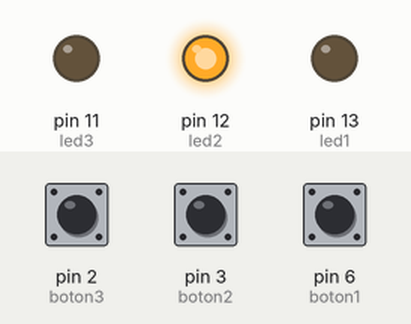
Simulated run of this sketch. Board: Arduino Uno, built with avr-gcc and run on an emulated ATmega328P. On the bench: output pins drawn as LEDs (lit = HIGH). Inputs (shaded band) come from the test bench; at power-on: pin 3 (boton2) HIGH, pin 2 (boton3) HIGH, pin 6 (boton1) HIGH. Random numbers use the default seed unless the sketch sets one.

Above: at 1.2 s.
1.3 s: pin 3 (boton2) pulled LOW for 0.15 s
At 2.3 s:
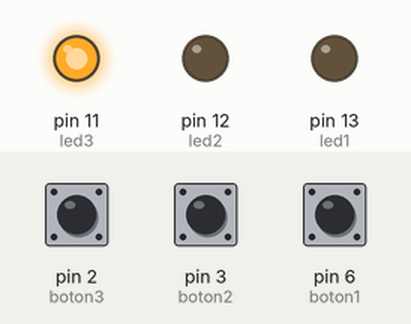
3.0 s: pin 2 (boton3) pulled LOW for 0.15 s
At 3.1 s:
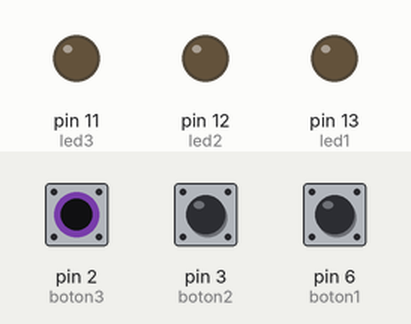
4.7 s: pin 3 (boton2) pulled LOW for 1 s
At 6.0 s:
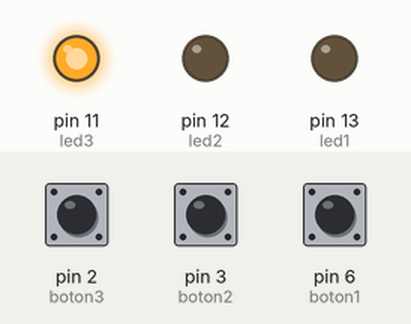
7.2 s: pin 2 (boton3) pulled LOW for 1 s
At 7.9 s:
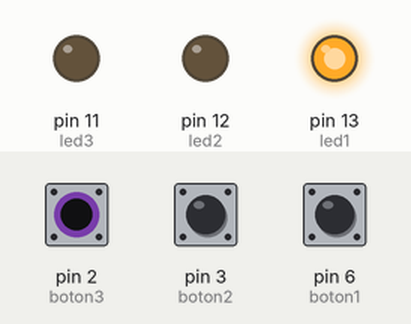
Timing chart, 0 to 10.2 s (numbered marks = the images above; inputs shaded):
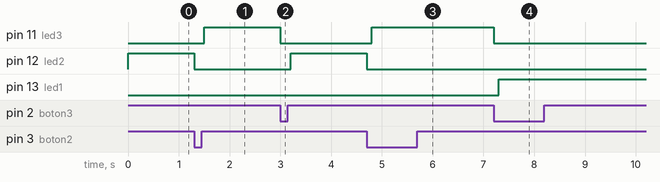

The sketch:

ledsybotones_prueba.ino
```cpp
int led1=13;
int led2=12;
int led3=11;
int boton1=6;
int boton2=3;
int boton3=2;
int lednow=random(1,4);


void setup()
{
  pinMode(led1, OUTPUT);
  pinMode(led2, OUTPUT);
  pinMode(led3, OUTPUT);
  pinMode(boton1, INPUT_PULLUP);
  pinMode(boton2, INPUT_PULLUP);
  pinMode(boton3, INPUT_PULLUP);
}

void loop()
{
  if(lednow==1)
  {
    digitalWrite(led1,HIGH);
    if (digitalRead(boton1)==LOW)
    {
      digitalWrite(led1,LOW);
      lednow=random(1,4);
      delay(100);
    }

  }
  else if(lednow==2)
  {
    digitalWrite(led2,HIGH);
    if (digitalRead(boton2)==LOW)
    {
      digitalWrite(led2,LOW);
      lednow=random(1,4);
      delay(100);
    }
  }
  else if(lednow==3)
  {
    digitalWrite(led3,HIGH);
    if (digitalRead(boton3)==LOW)
    {
      digitalWrite(led3,LOW);
      lednow=random(1,4);
      delay(100);
    }
  }
}
```

Measured:
- after the input at 1.3 s, pin 11 (led3): LOW → HIGH after 0.20 s; pin 12 (led2): HIGH → LOW at once
- after the input at 3.0 s, pin 11 (led3): HIGH → LOW at once; pin 12 (led2): LOW → HIGH after 0.20 s
- after the input at 4.7 s, pin 11 (led3): LOW → HIGH after 0.10 s; pin 12 (led2): HIGH → LOW at once
- after the input at 7.2 s, pin 11 (led3): HIGH → LOW at once; pin 13 (led1): LOW → HIGH after 0.10 s
